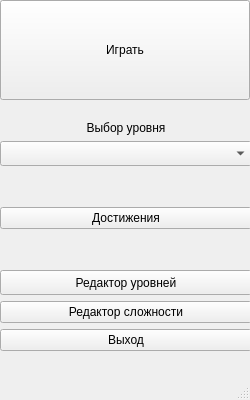
<?xml version="1.0" encoding="UTF-8"?>
<ui version="4.0">
 <class>MainWindow</class>
 <widget class="QMainWindow" name="MainWindow">
  <property name="geometry">
   <rect>
    <x>0</x>
    <y>0</y>
    <width>250</width>
    <height>400</height>
   </rect>
  </property>
  <property name="windowTitle">
   <string>MainWindow</string>
  </property>
  <widget class="QWidget" name="centralwidget">
   <widget class="QWidget" name="layoutWidget">
    <property name="geometry">
     <rect>
      <x>0</x>
      <y>0</y>
      <width>252</width>
      <height>351</height>
     </rect>
    </property>
    <layout class="QVBoxLayout" name="verticalLayout">
     <item>
      <widget class="QPushButton" name="playButton">
       <property name="sizePolicy">
        <sizepolicy hsizetype="Fixed" vsizetype="Fixed">
         <horstretch>0</horstretch>
         <verstretch>0</verstretch>
        </sizepolicy>
       </property>
       <property name="minimumSize">
        <size>
         <width>250</width>
         <height>100</height>
        </size>
       </property>
       <property name="text">
        <string>Играть</string>
       </property>
      </widget>
     </item>
     <item>
      <spacer name="verticalSpacer_2">
       <property name="orientation">
        <enum>Qt::Vertical</enum>
       </property>
       <property name="sizeType">
        <enum>QSizePolicy::Fixed</enum>
       </property>
       <property name="sizeHint" stdset="0">
        <size>
         <width>20</width>
         <height>15</height>
        </size>
       </property>
      </spacer>
     </item>
     <item>
      <widget class="QLabel" name="levelChooseLabel">
       <property name="layoutDirection">
        <enum>Qt::LeftToRight</enum>
       </property>
       <property name="frameShape">
        <enum>QFrame::NoFrame</enum>
       </property>
       <property name="text">
        <string>Выбор уровня</string>
       </property>
       <property name="textFormat">
        <enum>Qt::AutoText</enum>
       </property>
       <property name="alignment">
        <set>Qt::AlignCenter</set>
       </property>
      </widget>
     </item>
     <item>
      <widget class="QComboBox" name="levelChoose">
       <property name="sizePolicy">
        <sizepolicy hsizetype="Preferred" vsizetype="Fixed">
         <horstretch>0</horstretch>
         <verstretch>0</verstretch>
        </sizepolicy>
       </property>
       <property name="minimumSize">
        <size>
         <width>250</width>
         <height>25</height>
        </size>
       </property>
      </widget>
     </item>
     <item>
      <spacer name="verticalSpacer_3">
       <property name="orientation">
        <enum>Qt::Vertical</enum>
       </property>
       <property name="sizeHint" stdset="0">
        <size>
         <width>20</width>
         <height>40</height>
        </size>
       </property>
      </spacer>
     </item>
     <item>
      <widget class="QPushButton" name="scoresButton">
       <property name="text">
        <string>Достижения</string>
       </property>
      </widget>
     </item>
     <item>
      <spacer name="verticalSpacer">
       <property name="orientation">
        <enum>Qt::Vertical</enum>
       </property>
       <property name="sizeHint" stdset="0">
        <size>
         <width>20</width>
         <height>40</height>
        </size>
       </property>
      </spacer>
     </item>
     <item>
      <widget class="QPushButton" name="levelDesignerButton">
       <property name="sizePolicy">
        <sizepolicy hsizetype="Minimum" vsizetype="Fixed">
         <horstretch>0</horstretch>
         <verstretch>0</verstretch>
        </sizepolicy>
       </property>
       <property name="minimumSize">
        <size>
         <width>250</width>
         <height>25</height>
        </size>
       </property>
       <property name="text">
        <string>Редактор уровней</string>
       </property>
      </widget>
     </item>
     <item>
      <widget class="QPushButton" name="settingsDesignerButton">
       <property name="text">
        <string>Редактор сложности</string>
       </property>
      </widget>
     </item>
     <item>
      <widget class="QPushButton" name="exitButton">
       <property name="text">
        <string>Выход</string>
       </property>
      </widget>
     </item>
    </layout>
   </widget>
  </widget>
  <widget class="QMenuBar" name="menubar">
   <property name="geometry">
    <rect>
     <x>0</x>
     <y>0</y>
     <width>250</width>
     <height>21</height>
    </rect>
   </property>
  </widget>
  <widget class="QStatusBar" name="statusbar"/>
 </widget>
 <resources/>
 <connections/>
</ui>
